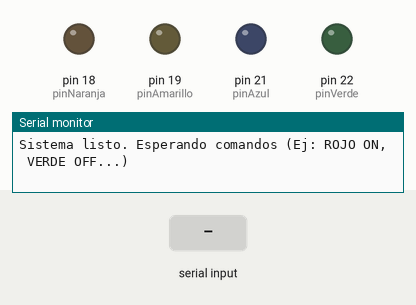
Recording of a sketch running on a simulated Arduino Mega 2560, built with avr-gcc and run on an emulated ATmega2560. Shown: output pins drawn as LEDs (lit = HIGH), the last lines printed to the serial monitor. The inputs (shaded band) are chosen by the test bench.

Above: at 1.2 s.
1.3 s: "AZUL ON\n" received over Serial
At 2.5 s:
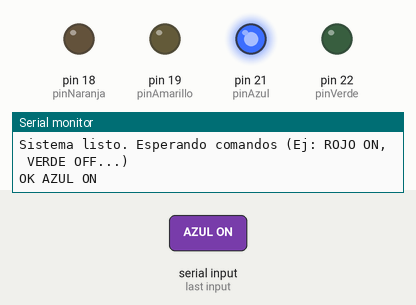
2.8 s: "VERDE ON\n" received over Serial
At 3.6 s:
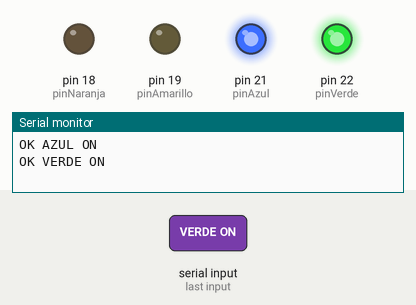
4.3 s: "AZUL OFF\n" received over Serial
At 4.8 s:
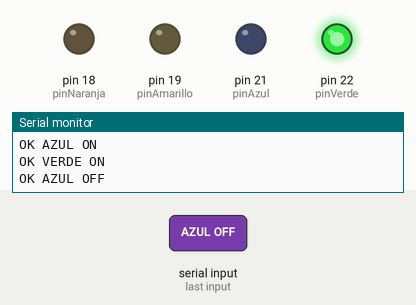
5.8 s: "NARANJA ON\n" received over Serial
At 7.0 s:
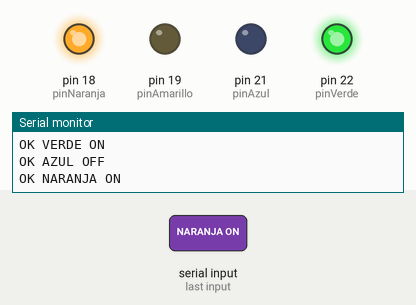
7.3 s: "VERDE OFF\n" received over Serial
At 8.3 s:
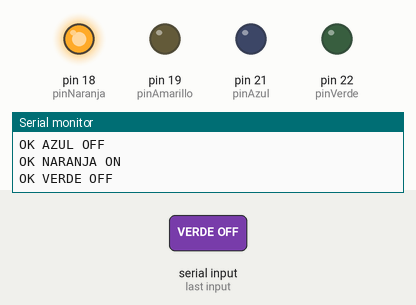
8.8 s: "AMARILLO ON\n" received over Serial
At 9.4 s:
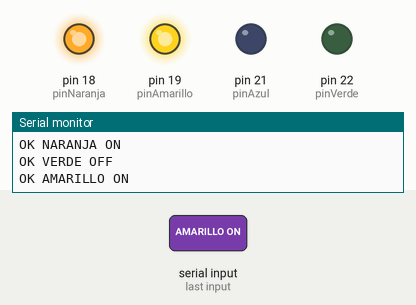
Timing chart, 0 to 11.3 s (numbered marks = the images above; inputs shaded):
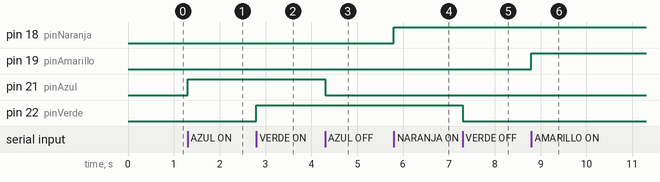

Measured:
- after the input at 1.3 s, pin 21 (pinAzul): LOW → HIGH at once
- after the input at 2.8 s, pin 22 (pinVerde): LOW → HIGH at once
- after the input at 4.3 s, pin 21 (pinAzul): HIGH → LOW at once
- after the input at 5.8 s, pin 18 (pinNaranja): LOW → HIGH at once
- after the input at 7.3 s, pin 22 (pinVerde): HIGH → LOW at once
- after the input at 8.8 s, pin 19 (pinAmarillo): LOW → HIGH at once

The sketch:

.senialPY.ino
```cpp
const int pinAzul = 21;
const int pinVerde = 22;
const int pinNaranja = 18;
const int pinAmarillo = 19;

void setup() {
  Serial.begin(115200);

  pinMode(pinAzul, OUTPUT);
  pinMode(pinVerde, OUTPUT);
  pinMode(pinNaranja, OUTPUT);
  pinMode(pinAmarillo, OUTPUT);

  digitalWrite(pinAzul, LOW);
  digitalWrite(pinVerde, LOW);
  digitalWrite(pinNaranja, LOW);
  digitalWrite(pinAmarillo, LOW);

  Serial.println("Sistema listo. Esperando comandos (Ej: ROJO ON, VERDE OFF...)");
}

void loop() {
  if (Serial.available() > 0) {
    String comando = Serial.readStringUntil('\n');
    comando.trim();
    comando.toUpperCase();

    if (comando == "AZUL ON") {
      digitalWrite(pinAzul, HIGH);
      Serial.println("OK AZUL ON");
    } else if (comando == "AZUL OFF") {
      digitalWrite(pinAzul, LOW);
      Serial.println("OK AZUL OFF");
    } else if (comando == "VERDE ON") {
      digitalWrite(pinVerde, HIGH);
      Serial.println("OK VERDE ON");
    } else if (comando == "VERDE OFF") {
      digitalWrite(pinVerde, LOW);
      Serial.println("OK VERDE OFF");
    } else if (comando == "NARANJA ON") {
      digitalWrite(pinNaranja, HIGH);
      Serial.println("OK NARANJA ON");
    } else if (comando == "NARANJA OFF") {
      digitalWrite(pinNaranja, LOW);
      Serial.println("OK NARANJA OFF");
    } else if (comando == "AMARILLO ON") {
      digitalWrite(pinAmarillo, HIGH);
      Serial.println("OK AMARILLO ON");
    } else if (comando == "AMARILLO OFF") {
      digitalWrite(pinAmarillo, LOW);
      Serial.println("OK AMARILLO OFF");
    } else if (comando == "OFF ALL") {
      digitalWrite(pinAzul, LOW);
      digitalWrite(pinVerde, LOW);
      digitalWrite(pinNaranja, LOW);
      digitalWrite(pinAmarillo, LOW);
      Serial.println("OK TODO APAGADO");
    } else {
      Serial.println("ERROR: Comando desconocido");
    }
  }
}
```
